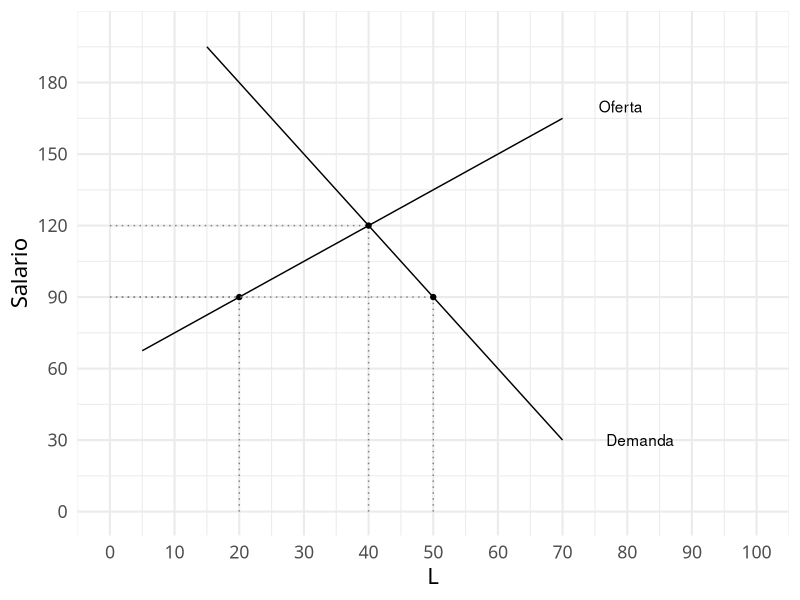

Write the R code that produced this figure.
## ---- chunk 1
knitr::opts_chunk$set(echo=FALSE, warning = FALSE,
                       message=FALSE)

library(tidyverse)
library(kableExtra)
theme_set(
  theme_minimal(base_family = 'Montserrat',
                base_size=16) + 
    theme(plot.title=element_text(hjust=.5)))



marcar_punto <- function(x, y, linetype="dashed") {
  list(
    geom_segment(x=x, y=0, xend=x, yend=y, color="gray50",
                 linetype="dotted", inherit.aes = FALSE),
    geom_segment(x=0, y=y, xend=x, yend=y,  color="gray50",
                 linetype="dotted", inherit.aes = FALSE),
    geom_point(x=x, y=y, inherit.aes = FALSE)
  )
}


## ---- chunk 2

options(knitr.kable.NA = '')

tibble(
  L=1:5,
  PMgL=c(8, 10, 7, 5, 4)) %>% 
  knitr::kable(col.names = c("L", "Producto Marginal")) %>% 
  kable_styling(full_width = F)
## ---- chunk 3

make_fun <- function(df) {
  splinefun(df$x, df$y)
}

of <- tibble(x=c(20, 40),
             y=c(90, 120)) %>% 
  make_fun()

dem <- tibble(x=c(40,  50),
              y=c(120, 90)) %>% 
  make_fun()

ggplot(data.frame(x=0, y=0)) + 
  geom_function(fun=of, xlim=c(5, 70)) +
  geom_function(fun=dem, xlim=c(15, 70)) +
  scale_x_continuous(limits = c(0, 100),
                     breaks=seq(0, 100, by=10)) +
  scale_y_continuous(limits=c(0, 200),
                     breaks=seq(0, 180, by=30)) +
  annotate("text", x=79, y=170, label="Oferta") +
  annotate("text", x=82, y=30, label="Demanda") +
  marcar_punto(20, 90) +
  marcar_punto(50, 90) + 
  marcar_punto(40, 120) +
  labs(x="L", y="Salario")
